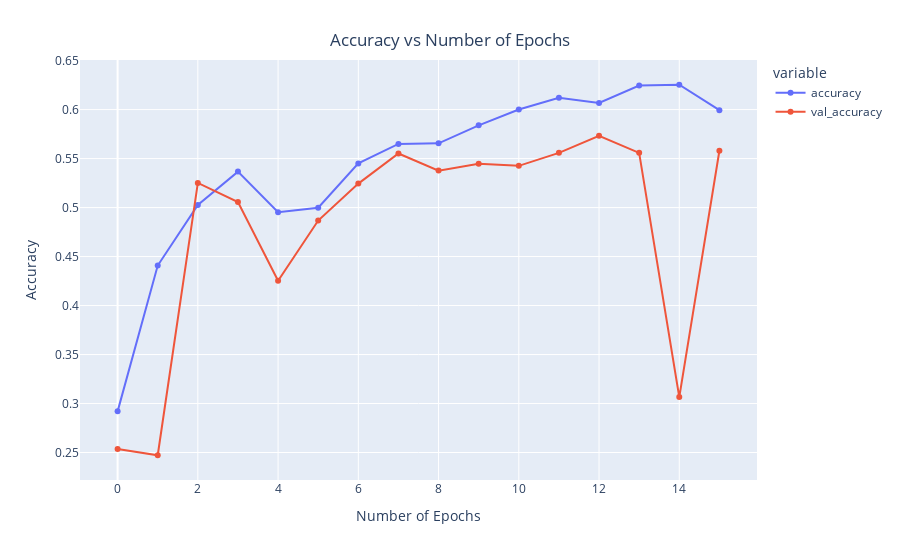

Notebook cell for this chart:
### Code cell
x = px.line(data_frame= history , y= ["accuracy" , "val_accuracy"] ,markers = True )
x.update_xaxes(title="Number of Epochs")
x.update_yaxes(title = "Accuracy")
x.update_layout(showlegend = True,
    title = {
        'text': 'Accuracy vs Number of Epochs',
        'y':0.94,
        'x':0.5,
        'xanchor': 'center',
        'yanchor': 'top'})
x.show()

### Figure 1 — Plotly figure (JSON) as saved in the notebook; plotly's stock layout.template omitted (floating-point values rounded to 4 significant figures)
{"data": [{"hovertemplate": "variable=accuracy<br>index=%{x}<br>value=%{y}<extra></extra>", "legendgroup": "accuracy", "line": {"color": "#636efa", "dash": "solid"}, "marker": {"symbol": "circle"}, "mode": "lines+markers", "name": "accuracy", "orientation": "v", "showlegend": true, "type": "scatter", "x": [0, 1, 2, 3, 4, 5, 6, 7, 8, 9, 10, 11, 12, 13, 14, 15], "xaxis": "x", "y": [0.292, 0.4408, 0.5027, 0.5367, 0.4953, 0.4998, 0.5451, 0.565, 0.5656, 0.5839, 0.6001, 0.6121, 0.6067, 0.6245, 0.6254, 0.5994], "yaxis": "y"}, {"hovertemplate": "variable=val_accuracy<br>index=%{x}<br>value=%{y}<extra></extra>", "legendgroup": "val_accuracy", "line": {"color": "#EF553B", "dash": "solid"}, "marker": {"symbol": "circle"}, "mode": "lines+markers", "name": "val_accuracy", "orientation": "v", "showlegend": true, "type": "scatter", "x": [0, 1, 2, 3, 4, 5, 6, 7, 8, 9, 10, 11, 12, 13, 14, 15], "xaxis": "x", "y": [0.2535, 0.2472, 0.5251, 0.5056, 0.4253, 0.4867, 0.5244, 0.5552, 0.5377, 0.5447, 0.5426, 0.5559, 0.5733, 0.5559, 0.3066, 0.558], "yaxis": "y"}], "layout": {"legend": {"title": {"text": "variable"}, "tracegroupgap": 0}, "margin": {"t": 60}, "showlegend": true, "title": {"text": "Accuracy vs Number of Epochs", "x": 0.5, "xanchor": "center", "y": 0.94, "yanchor": "top"}, "xaxis": {"anchor": "y", "domain": [0, 1], "title": {"text": "Number of Epochs"}}, "yaxis": {"anchor": "x", "domain": [0, 1], "title": {"text": "Accuracy"}}}}
